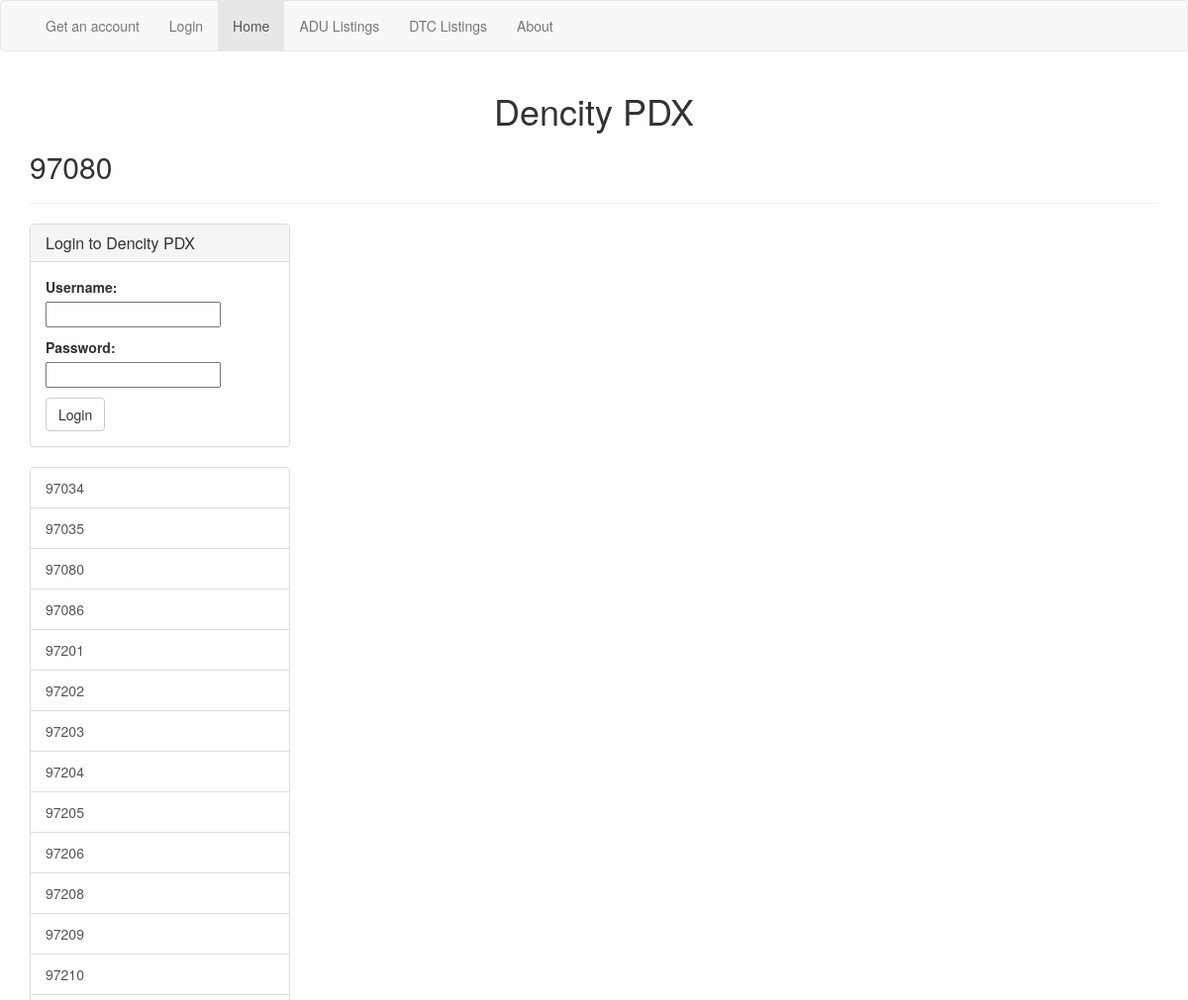
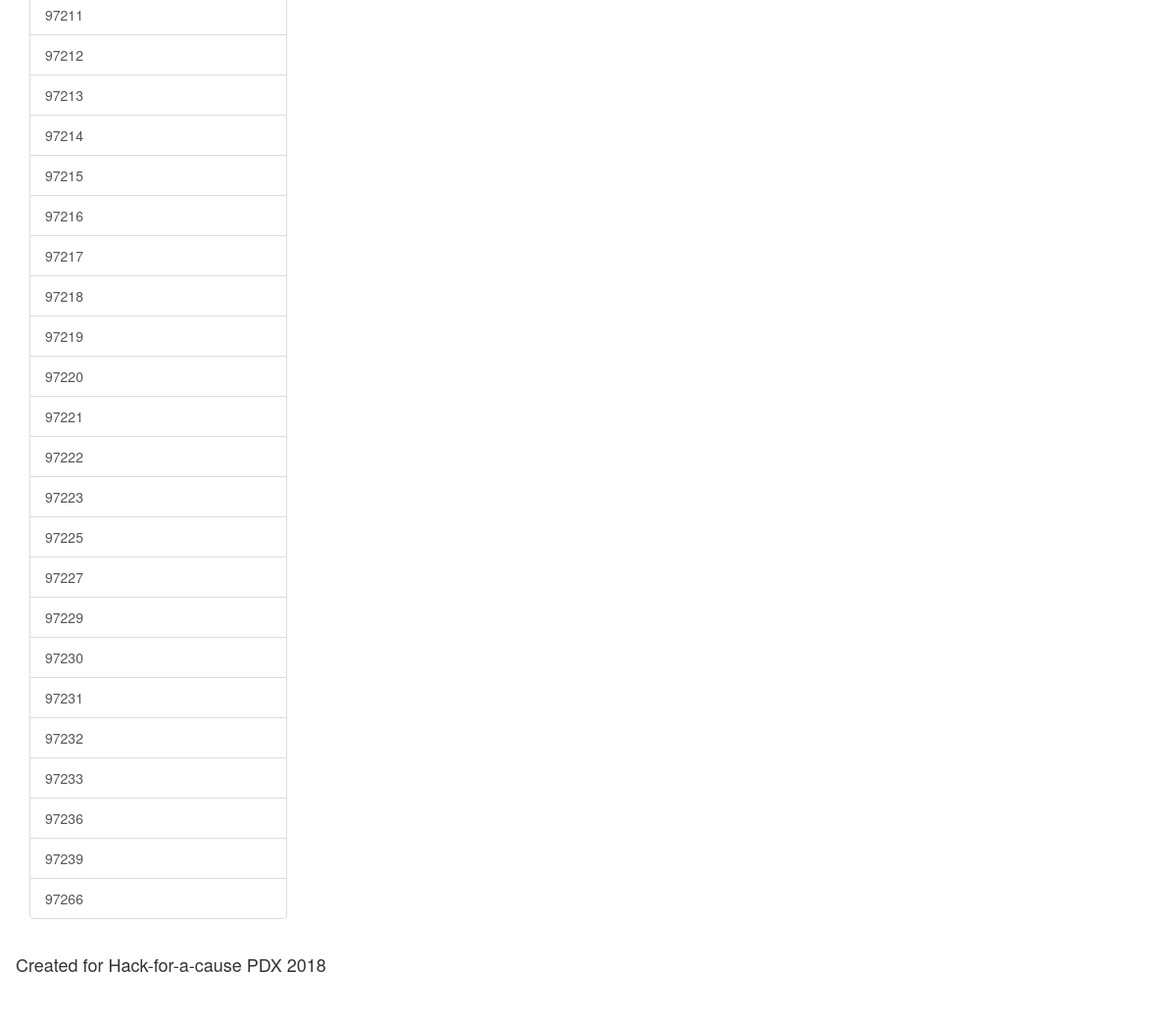
/zipcode/3/, run on the app's committed database (2 pictures, top to bottom).
### ll_app/models.py (models this page shows)
class Zipcode(models.Model):
    zipcode = models.CharField(max_length=20)
    def __str__(self):
        return self.zipcode

### ll_app/views.py (the view)
# urls.py: re_path(r'^zipcode/(?P<zipcode>\d+)/$', ZipcodeListView.as_view(), name='zipcode_list_view'),
class ZipcodeListView(ListView):
    template_name = 'll_app/zipcode_listing_list.html'
    model = ListingType
    def get_queryset(self):
        return ListingType.objects.filter(parent=None)
    def get_context_data(self, **kwargs):
        context = super().get_context_data(**kwargs)
        zipcode_id = self.kwargs.get('zipcode')
        context['zipcode'] = Zipcode.objects.get(id=zipcode_id)
        context['zipcodes'] = Zipcode.objects.all()
        if self.request.user.is_authenticated:
            context["profile"] = Profile.objects.get(user=self.request.user)
        else:
            context["login_form"] = AuthenticationForm()
        return context

### ll_app/templates/ll_app/zipcode_listing_list.html (shortened to what this page needs)
{% extends "base.html" %}
{% block body %}
    <h1 class="text-center">Dencity PDX</h1>
    <h2>{{ zipcode.zipcode }}</h2>
    <hr>
    <div class="row">
        <div class="col-md-3">
            {% if request.user.is_authenticated %}
            <h2>Hello {{ request.user }},
                {% if profile.profile_zipcode %}
                <br><small>Would you like to go to your perferred zip code page,
                <a href="{% url 'zipcode_list_view' profile.profile_zipcode.pk %}">{{ profile.profile_zipcode }}</a>?</small>
                {% else %}
                <br><small>You do not have a saved perferred zip code, please update your profile.
                    <a class="btn btn-default" href="{% url 'profile_view' %}">Update Profile</a></small>
                {% endif %}
            </h2>
            {% else %}
            <div class="panel panel-default">
                <div class="panel-heading">
                    <h3 class="panel-title">Login to Dencity PDX</h3>
                </div>
                <div class="panel-body">
                    <form class="" action="{% url 'login' %}" method="post">
                        {{ login_form.as_p }}
                        <input class="btn btn-default" type="submit" name="login" value="Login">
                    </form>
                </div>
            </div>
            {% endif %}
            <div class="list-group">
                {% for zipcode in zipcodes %}
                <a href="{% url 'zipcode_list_view' zipcode.pk %}" class="list-group-item">{{ zipcode }}</a>
                {% endfor %}
            </div>
        </div>
        <div class="col-md-9">
        </div>
    </div>
{% endblock %}

### data on the page
Zipcode: zipcode "97080"
Zipcode: zipcode "97034"
Zipcode: zipcode "97035"
Zipcode: zipcode "97086"
Zipcode: zipcode "97201"
Zipcode: zipcode "97202"
Zipcode: zipcode "97203"
Zipcode: zipcode "97204"
Zipcode: zipcode "97205"
Zipcode: zipcode "97206"
Zipcode: zipcode "97208"
Zipcode: zipcode "97209"
Zipcode: zipcode "97210"
Zipcode: zipcode "97211"
Zipcode: zipcode "97212"
Zipcode: zipcode "97213"
Zipcode: zipcode "97214"
Zipcode: zipcode "97215"
Zipcode: zipcode "97216"
Zipcode: zipcode "97217"
Zipcode: zipcode "97218"
Zipcode: zipcode "97219"
Zipcode: zipcode "97220"
Zipcode: zipcode "97221"
Zipcode: zipcode "97222"
Zipcode: zipcode "97223"
Zipcode: zipcode "97225"
Zipcode: zipcode "97227"
Zipcode: zipcode "97229"
Zipcode: zipcode "97230"
Zipcode: zipcode "97231"
Zipcode: zipcode "97232"
Zipcode: zipcode "97233"
Zipcode: zipcode "97236"
Zipcode: zipcode "97239"
Zipcode: zipcode "97266"
